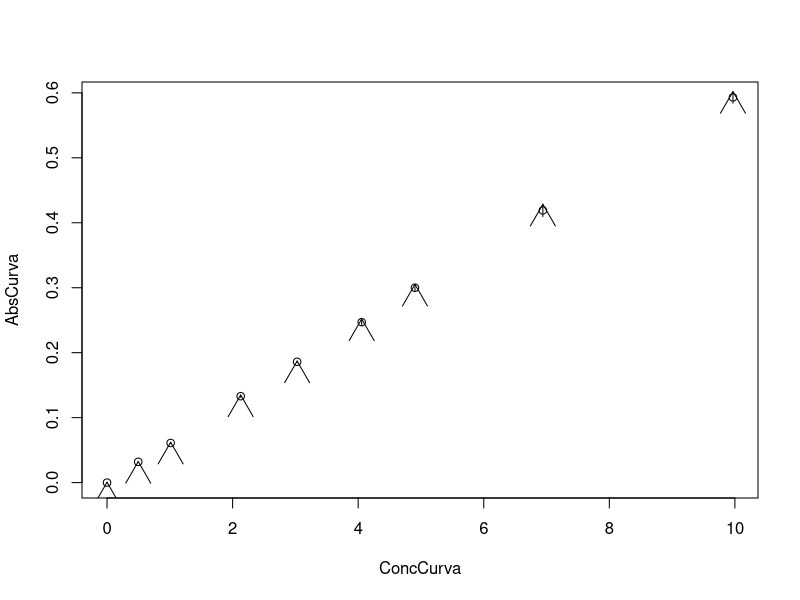
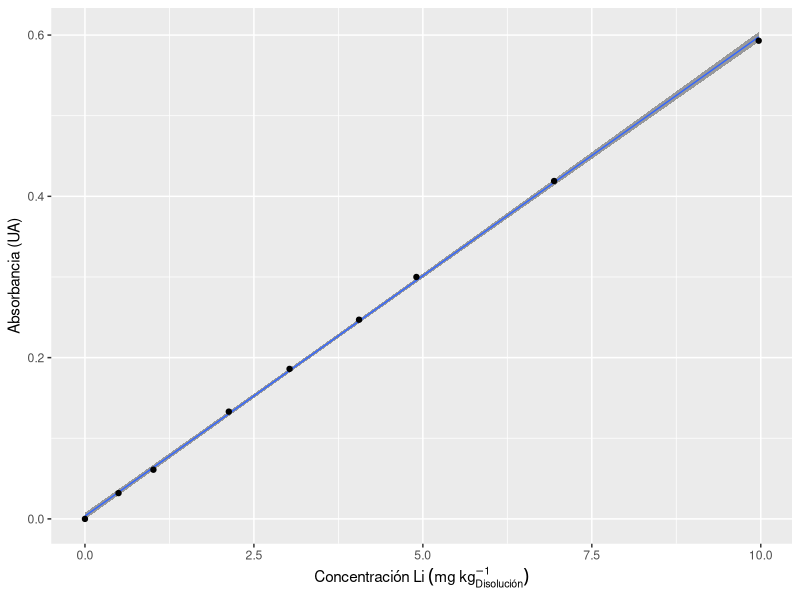

The R script that drew these images, in order:
library(ggplot2)
cStock<-109.0*0.187872*0.99/0.1004535
mStock<-c(0,0.1233,0.2527,0.5276,0.7501,1.0061,1.2242,1.7201,2.4747)
mFinal<-c(50.0000,50.0987,50.3381,50.0258,50.0044,50.0676,50.3772,50.0084,50.0971)

ConcCurva<-mStock*cStock/mFinal
AbsCurva <-c(0.000,0.032,0.061,0.133,0.186,0.247,0.300,0.419,0.593)
sdAbsCurva<-c(0.0005,0.0004,0.0011,0.0019,0.0011,0.0049,0.0052,0.0095,0.0090)
Curva<-data.frame(Conc=ConcCurva, Abs=AbsCurva, sd=sdAbsCurva)

plot(ConcCurva,AbsCurva)
summary(lm(AbsCurva ~ ConcCurva))
arrows(ConcCurva,AbsCurva-sdAbsCurva,ConcCurva,AbsCurva+sdAbsCurva)
ggplot(data=Curva, aes(x=Conc,y=Abs)) + geom_smooth(method='lm',alpha=0.999,size=0.5) + geom_point() + 
  labs(x=expression(Concentración~Li~(mg~kg[Disolución]^-1)), y="Absorbancia (UA)")



AbsMues <- c(0.121,0.121,0.149)
ConMues <- (AbsMues-lm(AbsCurva ~ ConcCurva)$coefficients[[1]])/lm(AbsCurva ~ ConcCurva)$coefficients[[2]]
DilMues <- c(24.5847/0.4849,25.0566/0.4972,25.4889/0.5807)

MasMues <- c(71.2439-71.1425,71.8366-71.7365,71.7546-71.6544)
MasFinal<- c(172.6075-71.1425,172.0750-71.7365,172.2290-71.6544)
Litio <- ConMues*DilMues*(MasFinal/1000)/(MasMues*1000)*100
